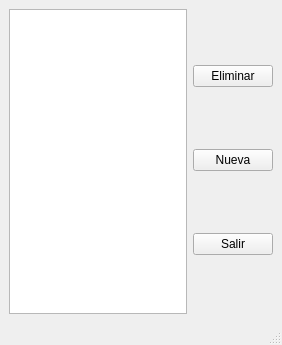
<?xml version="1.0" encoding="UTF-8"?>
<ui version="4.0">
 <class>notasMainWindow</class>
 <widget class="QMainWindow" name="notasMainWindow">
  <property name="geometry">
   <rect>
    <x>0</x>
    <y>0</y>
    <width>282</width>
    <height>345</height>
   </rect>
  </property>
  <property name="windowTitle">
   <string>Notas</string>
  </property>
  <widget class="QWidget" name="centralwidget">
   <layout class="QGridLayout" name="gridLayout">
    <item row="0" column="0">
     <widget class="QTableWidget" name="notasTableWidget">
      <property name="editTriggers">
       <set>QAbstractItemView::NoEditTriggers</set>
      </property>
      <property name="tabKeyNavigation">
       <bool>false</bool>
      </property>
      <property name="showDropIndicator" stdset="0">
       <bool>false</bool>
      </property>
      <property name="dragDropOverwriteMode">
       <bool>false</bool>
      </property>
      <property name="selectionMode">
       <enum>QAbstractItemView::SingleSelection</enum>
      </property>
      <attribute name="horizontalHeaderVisible">
       <bool>true</bool>
      </attribute>
      <attribute name="verticalHeaderVisible">
       <bool>false</bool>
      </attribute>
     </widget>
    </item>
    <item row="0" column="1">
     <layout class="QVBoxLayout" name="verticalLayout">
      <item>
       <widget class="QPushButton" name="eliminarPushButton">
        <property name="text">
         <string>Eliminar</string>
        </property>
       </widget>
      </item>
      <item>
       <widget class="QPushButton" name="nuevoPushButton">
        <property name="text">
         <string>Nueva</string>
        </property>
        <property name="icon">
         <iconset resource="iconosResource.qrc">
          <normaloff>:/icons/plus.png</normaloff>:/icons/plus.png</iconset>
        </property>
       </widget>
      </item>
      <item>
       <widget class="QPushButton" name="salirPushButton">
        <property name="text">
         <string>Salir</string>
        </property>
        <property name="icon">
         <iconset resource="iconosResource.qrc">
          <normaloff>:/icons/exit.png</normaloff>:/icons/exit.png</iconset>
        </property>
       </widget>
      </item>
     </layout>
    </item>
   </layout>
  </widget>
  <widget class="QMenuBar" name="menubar">
   <property name="geometry">
    <rect>
     <x>0</x>
     <y>0</y>
     <width>282</width>
     <height>31</height>
    </rect>
   </property>
  </widget>
  <widget class="QStatusBar" name="statusbar"/>
 </widget>
 <resources>
  <include location="iconosResource.qrc"/>
 </resources>
 <connections/>
</ui>
